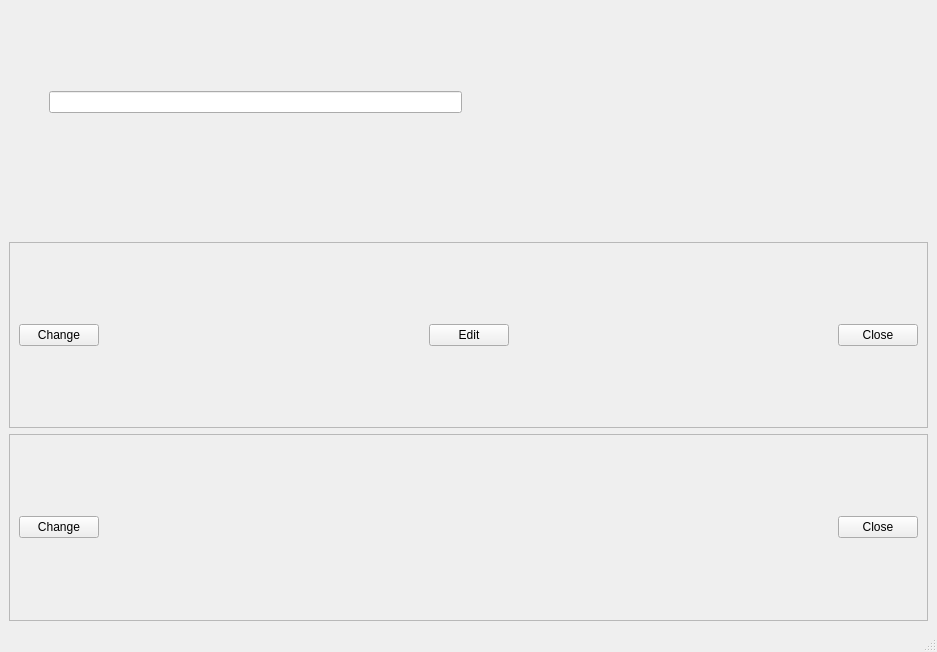
<?xml version="1.0" encoding="UTF-8"?>
<ui version="4.0">
 <class>MainWindow</class>
 <widget class="QMainWindow" name="MainWindow">
  <property name="geometry">
   <rect>
    <x>0</x>
    <y>0</y>
    <width>937</width>
    <height>652</height>
   </rect>
  </property>
  <property name="windowTitle">
   <string>MainWindow</string>
  </property>
  <widget class="QWidget" name="centralwidget">
   <layout class="QVBoxLayout" name="verticalLayout">
    <item>
     <layout class="QVBoxLayout" name="verticalLayout_2">
      <item>
       <layout class="QHBoxLayout" name="horizontalLayout_2">
        <item>
         <spacer name="horizontalSpacer_2">
          <property name="orientation">
           <enum>Qt::Horizontal</enum>
          </property>
          <property name="sizeType">
           <enum>QSizePolicy::Preferred</enum>
          </property>
          <property name="sizeHint" stdset="0">
           <size>
            <width>40</width>
            <height>20</height>
           </size>
          </property>
         </spacer>
        </item>
        <item>
         <widget class="QLineEdit" name="lineEdit"/>
        </item>
        <item>
         <spacer name="horizontalSpacer">
          <property name="orientation">
           <enum>Qt::Horizontal</enum>
          </property>
          <property name="sizeType">
           <enum>QSizePolicy::Expanding</enum>
          </property>
          <property name="sizeHint" stdset="0">
           <size>
            <width>40</width>
            <height>20</height>
           </size>
          </property>
         </spacer>
        </item>
        <item>
         <widget class="QLabel" name="label">
          <property name="text">
           <string/>
          </property>
         </widget>
        </item>
        <item>
         <spacer name="horizontalSpacer_3">
          <property name="orientation">
           <enum>Qt::Horizontal</enum>
          </property>
          <property name="sizeType">
           <enum>QSizePolicy::Preferred</enum>
          </property>
          <property name="sizeHint" stdset="0">
           <size>
            <width>40</width>
            <height>20</height>
           </size>
          </property>
         </spacer>
        </item>
       </layout>
      </item>
     </layout>
    </item>
    <item>
     <spacer name="verticalSpacer">
      <property name="orientation">
       <enum>Qt::Vertical</enum>
      </property>
      <property name="sizeType">
       <enum>QSizePolicy::Preferred</enum>
      </property>
      <property name="sizeHint" stdset="0">
       <size>
        <width>20</width>
        <height>40</height>
       </size>
      </property>
     </spacer>
    </item>
    <item>
     <widget class="QFrame" name="frame">
      <property name="frameShape">
       <enum>QFrame::StyledPanel</enum>
      </property>
      <property name="frameShadow">
       <enum>QFrame::Raised</enum>
      </property>
      <layout class="QHBoxLayout" name="horizontalLayout">
       <item>
        <widget class="QPushButton" name="pbChange1">
         <property name="sizePolicy">
          <sizepolicy hsizetype="Preferred" vsizetype="Fixed">
           <horstretch>0</horstretch>
           <verstretch>0</verstretch>
          </sizepolicy>
         </property>
         <property name="text">
          <string>Change</string>
         </property>
        </widget>
       </item>
       <item>
        <spacer name="horizontalSpacer_4">
         <property name="orientation">
          <enum>Qt::Horizontal</enum>
         </property>
         <property name="sizeHint" stdset="0">
          <size>
           <width>40</width>
           <height>20</height>
          </size>
         </property>
        </spacer>
       </item>
       <item>
        <widget class="QPushButton" name="pbEdit">
         <property name="sizePolicy">
          <sizepolicy hsizetype="Preferred" vsizetype="Fixed">
           <horstretch>0</horstretch>
           <verstretch>0</verstretch>
          </sizepolicy>
         </property>
         <property name="text">
          <string>Edit</string>
         </property>
        </widget>
       </item>
       <item>
        <spacer name="horizontalSpacer_5">
         <property name="orientation">
          <enum>Qt::Horizontal</enum>
         </property>
         <property name="sizeHint" stdset="0">
          <size>
           <width>40</width>
           <height>20</height>
          </size>
         </property>
        </spacer>
       </item>
       <item>
        <widget class="QPushButton" name="pbClose1">
         <property name="sizePolicy">
          <sizepolicy hsizetype="Preferred" vsizetype="Fixed">
           <horstretch>0</horstretch>
           <verstretch>0</verstretch>
          </sizepolicy>
         </property>
         <property name="text">
          <string>Close</string>
         </property>
        </widget>
       </item>
      </layout>
     </widget>
    </item>
    <item>
     <widget class="QFrame" name="frame_2">
      <property name="frameShape">
       <enum>QFrame::StyledPanel</enum>
      </property>
      <property name="frameShadow">
       <enum>QFrame::Raised</enum>
      </property>
      <layout class="QHBoxLayout" name="horizontalLayout_3">
       <item>
        <widget class="QPushButton" name="pbChange">
         <property name="text">
          <string>Change</string>
         </property>
        </widget>
       </item>
       <item>
        <spacer name="horizontalSpacer_6">
         <property name="orientation">
          <enum>Qt::Horizontal</enum>
         </property>
         <property name="sizeType">
          <enum>QSizePolicy::Expanding</enum>
         </property>
         <property name="sizeHint" stdset="0">
          <size>
           <width>40</width>
           <height>20</height>
          </size>
         </property>
        </spacer>
       </item>
       <item>
        <widget class="QPushButton" name="pbClose">
         <property name="text">
          <string>Close</string>
         </property>
        </widget>
       </item>
      </layout>
     </widget>
    </item>
   </layout>
  </widget>
  <widget class="QMenuBar" name="menubar">
   <property name="geometry">
    <rect>
     <x>0</x>
     <y>0</y>
     <width>937</width>
     <height>26</height>
    </rect>
   </property>
  </widget>
  <widget class="QStatusBar" name="statusbar"/>
 </widget>
 <resources/>
 <connections/>
</ui>
